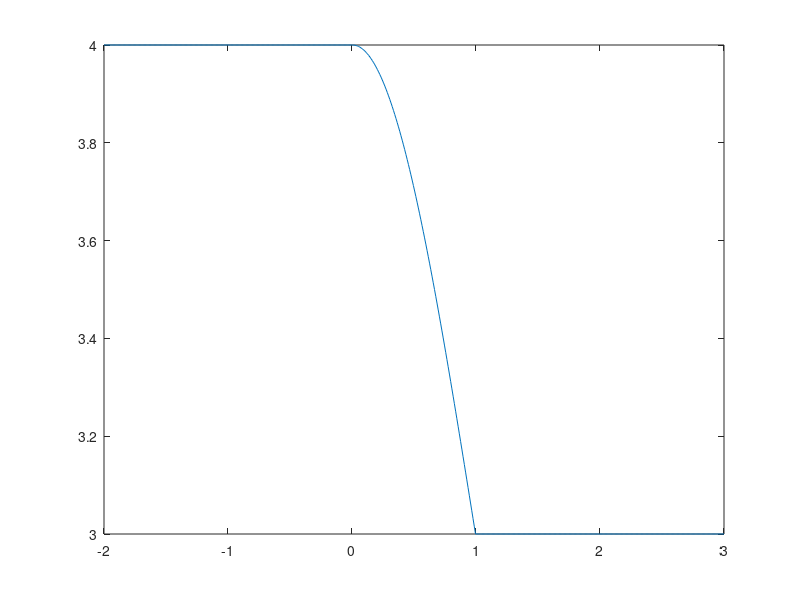

MATLAB code for this plot:
t=linspace(0,1,100);
x1=ones(1,200);
x2=sin(pi*t/2+pi/2)+3;
tnew=linspace(-2,3,500);
x=[4*x1 x2 3*x1];
figure
plot(tnew,x)